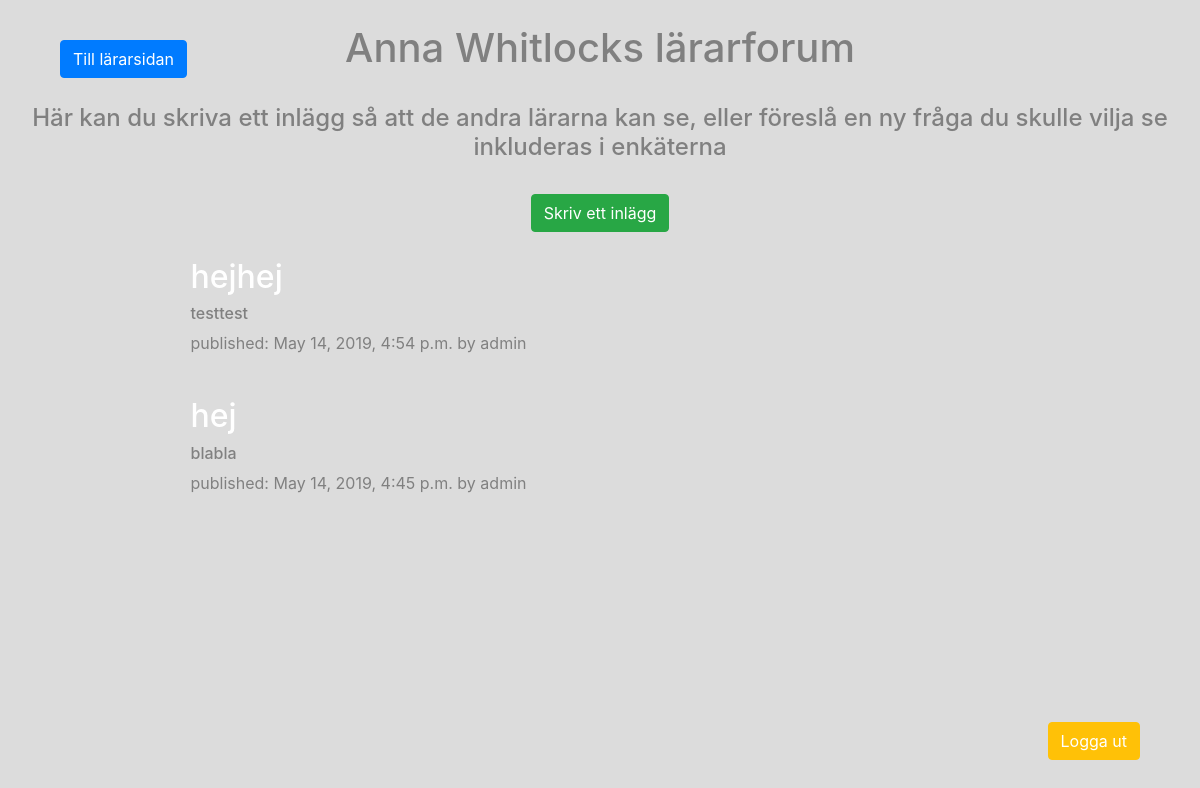
The app's page /post/, older data.
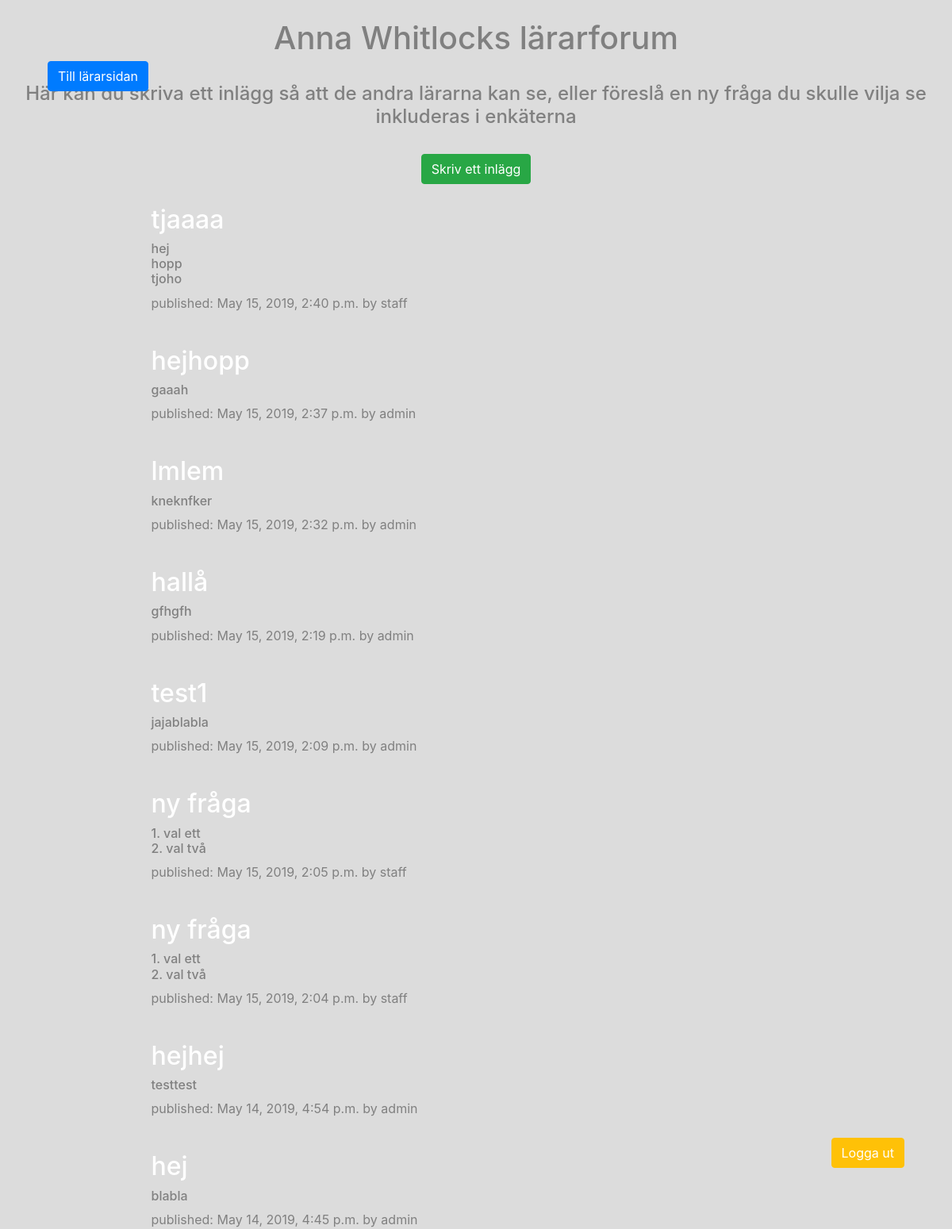
The same page, newer data.
### testapp/models.py (models this page shows, shortened)
class Post(models.Model):
    author = models.ForeignKey(settings.AUTH_USER_MODEL, on_delete=models.CASCADE)
    title = models.CharField(max_length=200)
    text = models.TextField()
    created_date = models.DateTimeField(default=timezone.now)
    published_date = models.DateTimeField(blank=True, null=True)

### testapp/views.py (the view)
# urls.py: path('post/', views.post_list, name='post_list'),
def post_list(request):
    posts = Post.objects.filter(published_date__lte=timezone.now()).order_by('-published_date')
    return render(request, 'testapp/post_list.html', {'posts':posts})

### testapp/templates/testapp/post_list.html (shortened to what this page needs)
{% extends 'testapp/base.html' %}
{% load static %}
{% block content%}
<div>
  <form action="{% url 'testapp:teacherview'%}" method='get'>
  <input type="submit" class="btn btn-primary" value="Till lärarsidan" style="position: fixed;left: 5%;top: 5%;" />
  </form>
  <form class=logoutresult action="{% url 'accounts:logout'%}?next={{request.path}}">
  <input type="submit" class="btn btn-warning" value="Logga ut" style="color: white; position: fixed;right: 5%;bottom: 5%;" />
  </form>
    <br>
    <h1>Anna Whitlocks lärarforum</h1>
    <br>
    <h4>Här kan du skriva ett inlägg så att de andra lärarna kan se, eller föreslå en ny fråga du skulle vilja se inkluderas i enkäterna </h4>
<br>
    <form action="{% url 'testapp:post_new' %} "method='get'>
      <input type="submit" class="btn btn-success" value="Skriv ett inlägg" />
    </form>
</div>
{% for post in posts %}
    <div class="teacherpost" style="align: center;">
      <br>
        <h2><a href="{%url 'testapp:post_detail' post.id%}">{{ post.title }}</a></h2>
        <h6>{{ post.text|linebreaksbr }}</h6>
        <p>published: {{ post.published_date }} by {{ post.author }}<p>
    </div>
{% endfor %}
{% endblock %}

Row changes from the older to the newer data that the page shows:
added Post: title "tjaaaa", text "hej hopp tjoho", published_date "May 15, 2019, 2:40 p.m.", author "staff"
added Post: title "hejhopp", text "gaaah", published_date "May 15, 2019, 2:37 p.m.", author "admin"
added Post: title "lmlem", text "kneknfker", published_date "May 15, 2019, 2:32 p.m.", author "admin"
added Post: title "hallå", text "gfhgfh", published_date "May 15, 2019, 2:19 p.m.", author "admin"
added Post: title "test1", text "jajablabla", published_date "May 15, 2019, 2:09 p.m.", author "admin"
added Post: title "ny fråga", text "1. val ett 2. val två", published_date "May 15, 2019, 2:05 p.m.", author "staff"
added Post: title "ny fråga", text "1. val ett 2. val två", published_date "May 15, 2019, 2:04 p.m.", author "staff"
